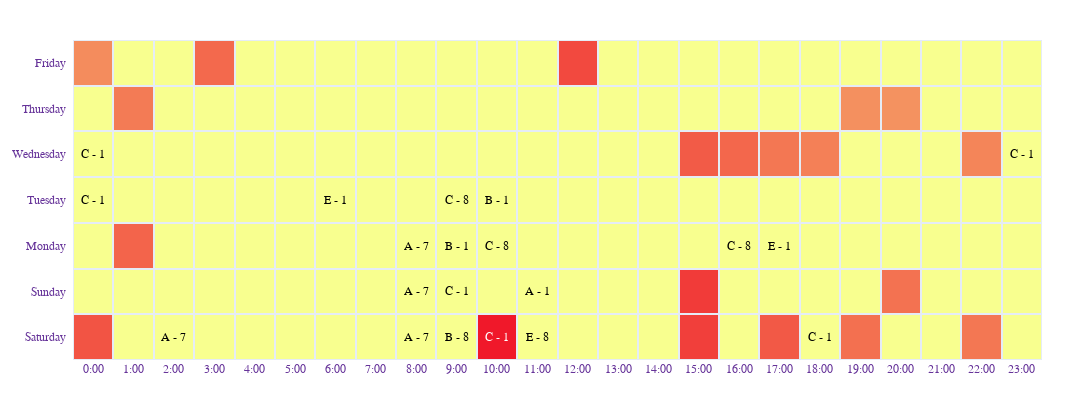

Source (notebook cell):
### Code cell
import plotly.figure_factory as ff

fig = ff.create_annotated_heatmap(data,
                                  x=list(part_one.hour.unique()),
                                  y=list(part_one.Weekday.unique()),
                                  annotation_text=text,
                                  colorscale=["rgb(248, 255, 143)","rgb(240, 24, 42)"],
                                  xgap=2,
                                  ygap=2
                                 )

fig.update_layout(autosize=False, width=1200, height=400,
                  margin=dict(l=50, r=50, t=40, b=40),
                  font=dict(
                       family="IRANSans",
                       size=12,
                       color="RebeccaPurple"
                   ))

fig.update_xaxes(showgrid=False, zeroline=False)
fig.update_yaxes(showgrid=False, zeroline=False)

fig['layout']['xaxis']['side'] = 'bottom'

fig.show()

### Figure 1 — Plotly figure (JSON) as saved in the notebook; plotly's stock layout.template omitted (floating-point values rounded to 4 significant figures; data arrays with more than 128 entries replaced by an {"elided": "..."} marker saying what was removed)
{"data": [{"colorscale": [[0, "rgb(248, 255, 143)"], [1, "rgb(240, 24, 42)"]], "reversescale": false, "showscale": false, "type": "heatmap", "x": ["0:00", "1:00", "2:00", "3:00", "4:00", "5:00", "6:00", "7:00", "8:00", "9:00", "10:00", "11:00", "12:00", "13:00", "14:00", "15:00", "16:00", "17:00", "18:00", "19:00", "20:00", "21:00", "22:00", "23:00"], "xgap": 2, "y": ["Saturday", "Sunday", "Monday", "Tuesday", "Wednesday", "Thursday", "Friday"], "ygap": 2, "z": {"elided": "7x24 int values"}}], "layout": {"annotations": [{"font": {"color": "#FFFFFF"}, "showarrow": false, "text": "", "x": "0:00", "xref": "x", "y": "Saturday", "yref": "y"}, {"font": {"color": "#000000"}, "showarrow": false, "text": "", "x": "1:00", "xref": "x", "y": "Saturday", "yref": "y"}, {"font": {"color": "#000000"}, "showarrow": false, "text": "A - 7", "x": "2:00", "xref": "x", "y": "Saturday", "yref": "y"}, {"font": {"color": "#000000"}, "showarrow": false, "text": "", "x": "3:00", "xref": "x", "y": "Saturday", "yref": "y"}, {"font": {"color": "#000000"}, "showarrow": false, "text": "", "x": "4:00", "xref": "x", "y": "Saturday", "yref": "y"}, {"font": {"color": "#000000"}, "showarrow": false, "text": "", "x": "5:00", "xref": "x", "y": "Saturday", "yref": "y"}, {"font": {"color": "#000000"}, "showarrow": false, "text": "", "x": "6:00", "xref": "x", "y": "Saturday", "yref": "y"}, {"font": {"color": "#000000"}, "showarrow": false, "text": "", "x": "7:00", "xref": "x", "y": "Saturday", "yref": "y"}, {"font": {"color": "#000000"}, "showarrow": false, "text": "A - 7", "x": "8:00", "xref": "x", "y": "Saturday", "yref": "y"}, {"font": {"color": "#000000"}, "showarrow": false, "text": "B - 8", "x": "9:00", "xref": "x", "y": "Saturday", "yref": "y"}, {"font": {"color": "#FFFFFF"}, "showarrow": false, "text": "C - 1", "x": "10:00", "xref": "x", "y": "Saturday", "yref": "y"}, {"font": {"color": "#000000"}, "showarrow": false, "text": "E - 8", "x": "11:00", "xref": "x", "y": "Saturday", "yref": "y"}, {"font": {"color": "#000000"}, "showarrow": false, "text": "", "x": "12:00", "xref": "x", "y": "Saturday", "yref": "y"}, {"font": {"color": "#000000"}, "showarrow": false, "text": "", "x": "13:00", "xref": "x", "y": "Saturday", "yref": "y"}, {"font": {"color": "#000000"}, "showarrow": false, "text": "", "x": "14:00", "xref": "x", "y": "Saturday", "yref": "y"}, {"font": {"color": "#FFFFFF"}, "showarrow": false, "text": "", "x": "15:00", "xref": "x", "y": "Saturday", "yref": "y"}, {"font": {"color": "#000000"}, "showarrow": false, "text": "", "x": "16:00", "xref": "x", "y": "Saturday", "yref": "y"}, {"font": {"color": "#FFFFFF"}, "showarrow": false, "text": "", "x": "17:00", "xref": "x", "y": "Saturday", "yref": "y"}, {"font": {"color": "#000000"}, "showarrow": false, "text": "C - 1", "x": "18:00", "xref": "x", "y": "Saturday", "yref": "y"}, {"font": {"color": "#FFFFFF"}, "showarrow": false, "text": "", "x": "19:00", "xref": "x", "y": "Saturday", "yref": "y"}, {"font": {"color": "#000000"}, "showarrow": false, "text": "", "x": "20:00", "xref": "x", "y": "Saturday", "yref": "y"}, {"font": {"color": "#000000"}, "showarrow": false, "text": "", "x": "21:00", "xref": "x", "y": "Saturday", "yref": "y"}, {"font": {"color": "#FFFFFF"}, "showarrow": false, "text": "", "x": "22:00", "xref": "x", "y": "Saturday", "yref": "y"}, {"font": {"color": "#000000"}, "showarrow": false, "text": "", "x": "23:00", "xref": "x", "y": "Saturday", "yref": "y"}, {"font": {"color": "#000000"}, "showarrow": false, "text": "", "x": "0:00", "xref": "x", "y": "Sunday", "yref": "y"}, {"font": {"color": "#000000"}, "showarrow": false, "text": "", "x": "1:00", "xref": "x", "y": "Sunday", "yref": "y"}, {"font": {"color": "#000000"}, "showarrow": false, "text": "", "x": "2:00", "xref": "x", "y": "Sunday", "yref": "y"}, {"font": {"color": "#000000"}, "showarrow": false, "text": "", "x": "3:00", "xref": "x", "y": "Sunday", "yref": "y"}, {"font": {"color": "#000000"}, "showarrow": false, "text": "", "x": "4:00", "xref": "x", "y": "Sunday", "yref": "y"}, {"font": {"color": "#000000"}, "showarrow": false, "text": "", "x": "5:00", "xref": "x", "y": "Sunday", "yref": "y"}, {"font": {"color": "#000000"}, "showarrow": false, "text": "", "x": "6:00", "xref": "x", "y": "Sunday", "yref": "y"}, {"font": {"color": "#000000"}, "showarrow": false, "text": "", "x": "7:00", "xref": "x", "y": "Sunday", "yref": "y"}, {"font": {"color": "#000000"}, "showarrow": false, "text": "A - 7", "x": "8:00", "xref": "x", "y": "Sunday", "yref": "y"}, {"font": {"color": "#000000"}, "showarrow": false, "text": "C - 1", "x": "9:00", "xref": "x", "y": "Sunday", "yref": "y"}, {"font": {"color": "#000000"}, "showarrow": false, "text": "", "x": "10:00", "xref": "x", "y": "Sunday", "yref": "y"}, {"font": {"color": "#000000"}, "showarrow": false, "text": "A - 1", "x": "11:00", "xref": "x", "y": "Sunday", "yref": "y"}, {"font": {"color": "#000000"}, "showarrow": false, "text": "", "x": "12:00", "xref": "x", "y": "Sunday", "yref": "y"}, {"font": {"color": "#000000"}, "showarrow": false, "text": "", "x": "13:00", "xref": "x", "y": "Sunday", "yref": "y"}, {"font": {"color": "#000000"}, "showarrow": false, "text": "", "x": "14:00", "xref": "x", "y": "Sunday", "yref": "y"}, {"font": {"color": "#FFFFFF"}, "showarrow": false, "text": "", "x": "15:00", "xref": "x", "y": "Sunday", "yref": "y"}, {"font": {"color": "#000000"}, "showarrow": false, "text": "", "x": "16:00", "xref": "x", "y": "Sunday", "yref": "y"}, {"font": {"color": "#000000"}, "showarrow": false, "text": "", "x": "17:00", "xref": "x", "y": "Sunday", "yref": "y"}, {"font": {"color": "#000000"}, "showarrow": false, "text": "", "x": "18:00", "xref": "x", "y": "Sunday", "yref": "y"}, {"font": {"color": "#000000"}, "showarrow": false, "text": "", "x": "19:00", "xref": "x", "y": "Sunday", "yref": "y"}, {"font": {"color": "#FFFFFF"}, "showarrow": false, "text": "", "x": "20:00", "xref": "x", "y": "Sunday", "yref": "y"}, {"font": {"color": "#000000"}, "showarrow": false, "text": "", "x": "21:00", "xref": "x", "y": "Sunday", "yref": "y"}, {"font": {"color": "#000000"}, "showarrow": false, "text": "", "x": "22:00", "xref": "x", "y": "Sunday", "yref": "y"}, {"font": {"color": "#000000"}, "showarrow": false, "text": "", "x": "23:00", "xref": "x", "y": "Sunday", "yref": "y"}, {"font": {"color": "#000000"}, "showarrow": false, "text": "", "x": "0:00", "xref": "x", "y": "Monday", "yref": "y"}, {"font": {"color": "#FFFFFF"}, "showarrow": false, "text": "", "x": "1:00", "xref": "x", "y": "Monday", "yref": "y"}, {"font": {"color": "#000000"}, "showarrow": false, "text": "", "x": "2:00", "xref": "x", "y": "Monday", "yref": "y"}, {"font": {"color": "#000000"}, "showarrow": false, "text": "", "x": "3:00", "xref": "x", "y": "Monday", "yref": "y"}, {"font": {"color": "#000000"}, "showarrow": false, "text": "", "x": "4:00", "xref": "x", "y": "Monday", "yref": "y"}, {"font": {"color": "#000000"}, "showarrow": false, "text": "", "x": "5:00", "xref": "x", "y": "Monday", "yref": "y"}, {"font": {"color": "#000000"}, "showarrow": false, "text": "", "x": "6:00", "xref": "x", "y": "Monday", "yref": "y"}, {"font": {"color": "#000000"}, "showarrow": false, "text": "", "x": "7:00", "xref": "x", "y": "Monday", "yref": "y"}, {"font": {"color": "#000000"}, "showarrow": false, "text": "A - 7", "x": "8:00", "xref": "x", "y": "Monday", "yref": "y"}, {"font": {"color": "#000000"}, "showarrow": false, "text": "B - 1", "x": "9:00", "xref": "x", "y": "Monday", "yref": "y"}, {"font": {"color": "#000000"}, "showarrow": false, "text": "C - 8", "x": "10:00", "xref": "x", "y": "Monday", "yref": "y"}, {"font": {"color": "#000000"}, "showarrow": false, "text": "", "x": "11:00", "xref": "x", "y": "Monday", "yref": "y"}, {"font": {"color": "#000000"}, "showarrow": false, "text": "", "x": "12:00", "xref": "x", "y": "Monday", "yref": "y"}, {"font": {"color": "#000000"}, "showarrow": false, "text": "", "x": "13:00", "xref": "x", "y": "Monday", "yref": "y"}, {"font": {"color": "#000000"}, "showarrow": false, "text": "", "x": "14:00", "xref": "x", "y": "Monday", "yref": "y"}, {"font": {"color": "#000000"}, "showarrow": false, "text": "", "x": "15:00", "xref": "x", "y": "Monday", "yref": "y"}, {"font": {"color": "#000000"}, "showarrow": false, "text": "C - 8", "x": "16:00", "xref": "x", "y": "Monday", "yref": "y"}, {"font": {"color": "#000000"}, "showarrow": false, "text": "E - 1", "x": "17:00", "xref": "x", "y": "Monday", "yref": "y"}, {"font": {"color": "#000000"}, "showarrow": false, "text": "", "x": "18:00", "xref": "x", "y": "Monday", "yref": "y"}, {"font": {"color": "#000000"}, "showarrow": false, "text": "", "x": "19:00", "xref": "x", "y": "Monday", "yref": "y"}, {"font": {"color": "#000000"}, "showarrow": false, "text": "", "x": "20:00", "xref": "x", "y": "Monday", "yref": "y"}, {"font": {"color": "#000000"}, "showarrow": false, "text": "", "x": "21:00", "xref": "x", "y": "Monday", "yref": "y"}, {"font": {"color": "#000000"}, "showarrow": false, "text": "", "x": "22:00", "xref": "x", "y": "Monday", "yref": "y"}, {"font": {"color": "#000000"}, "showarrow": false, "text": "", "x": "23:00", "xref": "x", "y": "Monday", "yref": "y"}, {"font": {"color": "#000000"}, "showarrow": false, "text": "C - 1", "x": "0:00", "xref": "x", "y": "Tuesday", "yref": "y"}, {"font": {"color": "#000000"}, "showarrow": false, "text": "", "x": "1:00", "xref": "x", "y": "Tuesday", "yref": "y"}, {"font": {"color": "#000000"}, "showarrow": false, "text": "", "x": "2:00", "xref": "x", "y": "Tuesday", "yref": "y"}, {"font": {"color": "#000000"}, "showarrow": false, "text": "", "x": "3:00", "xref": "x", "y": "Tuesday", "yref": "y"}, {"font": {"color": "#000000"}, "showarrow": false, "text": "", "x": "4:00", "xref": "x", "y": "Tuesday", "yref": "y"}, {"font": {"color": "#000000"}, "showarrow": false, "text": "", "x": "5:00", "xref": "x", "y": "Tuesday", "yref": "y"}, {"font": {"color": "#000000"}, "showarrow": false, "text": "E - 1", "x": "6:00", "xref": "x", "y": "Tuesday", "yref": "y"}, {"font": {"color": "#000000"}, "showarrow": false, "text": "", "x": "7:00", "xref": "x", "y": "Tuesday", "yref": "y"}, {"font": {"color": "#000000"}, "showarrow": false, "text": "", "x": "8:00", "xref": "x", "y": "Tuesday", "yref": "y"}, {"font": {"color": "#000000"}, "showarrow": false, "text": "C - 8", "x": "9:00", "xref": "x", "y": "Tuesday", "yref": "y"}, {"font": {"color": "#000000"}, "showarrow": false, "text": "B - 1", "x": "10:00", "xref": "x", "y": "Tuesday", "yref": "y"}, {"font": {"color": "#000000"}, "showarrow": false, "text": "", "x": "11:00", "xref": "x", "y": "Tuesday", "yref": "y"}, {"font": {"color": "#000000"}, "showarrow": false, "text": "", "x": "12:00", "xref": "x", "y": "Tuesday", "yref": "y"}, {"font": {"color": "#000000"}, "showarrow": false, "text": "", "x": "13:00", "xref": "x", "y": "Tuesday", "yref": "y"}, {"font": {"color": "#000000"}, "showarrow": false, "text": "", "x": "14:00", "xref": "x", "y": "Tuesday", "yref": "y"}, {"font": {"color": "#000000"}, "showarrow": false, "text": "", "x": "15:00", "xref": "x", "y": "Tuesday", "yref": "y"}, {"font": {"color": "#000000"}, "showarrow": false, "text": "", "x": "16:00", "xref": "x", "y": "Tuesday", "yref": "y"}, {"font": {"color": "#000000"}, "showarrow": false, "text": "", "x": "17:00", "xref": "x", "y": "Tuesday", "yref": "y"}, {"font": {"color": "#000000"}, "showarrow": false, "text": "", "x": "18:00", "xref": "x", "y": "Tuesday", "yref": "y"}, {"font": {"color": "#000000"}, "showarrow": false, "text": "", "x": "19:00", "xref": "x", "y": "Tuesday", "yref": "y"}, {"font": {"color": "#000000"}, "showarrow": false, "text": "", "x": "20:00", "xref": "x", "y": "Tuesday", "yref": "y"}, {"font": {"color": "#000000"}, "showarrow": false, "text": "", "x": "21:00", "xref": "x", "y": "Tuesday", "yref": "y"}, {"font": {"color": "#000000"}, "showarrow": false, "text": "", "x": "22:00", "xref": "x", "y": "Tuesday", "yref": "y"}, {"font": {"color": "#000000"}, "showarrow": false, "text": "", "x": "23:00", "xref": "x", "y": "Tuesday", "yref": "y"}, {"font": {"color": "#000000"}, "showarrow": false, "text": "C - 1", "x": "0:00", "xref": "x", "y": "Wednesday", "yref": "y"}, {"font": {"color": "#000000"}, "showarrow": false, "text": "", "x": "1:00", "xref": "x", "y": "Wednesday", "yref": "y"}, {"font": {"color": "#000000"}, "showarrow": false, "text": "", "x": "2:00", "xref": "x", "y": "Wednesday", "yref": "y"}, {"font": {"color": "#000000"}, "showarrow": false, "text": "", "x": "3:00", "xref": "x", "y": "Wednesday", "yref": "y"}, {"font": {"color": "#000000"}, "showarrow": false, "text": "", "x": "4:00", "xref": "x", "y": "Wednesday", "yref": "y"}, {"font": {"color": "#000000"}, "showarrow": false, "text": "", "x": "5:00", "xref": "x", "y": "Wednesday", "yref": "y"}, {"font": {"color": "#000000"}, "showarrow": false, "text": "", "x": "6:00", "xref": "x", "y": "Wednesday", "yref": "y"}, {"font": {"color": "#000000"}, "showarrow": false, "text": "", "x": "7:00", "xref": "x", "y": "Wednesday", "yref": "y"}, {"font": {"color": "#000000"}, "showarrow": false, "text": "", "x": "8:00", "xref": "x", "y": "Wednesday", "yref": "y"}, {"font": {"color": "#000000"}, "showarrow": false, "text": "", "x": "9:00", "xref": "x", "y": "Wednesday", "yref": "y"}, {"font": {"color": "#000000"}, "showarrow": false, "text": "", "x": "10:00", "xref": "x", "y": "Wednesday", "yref": "y"}, {"font": {"color": "#000000"}, "showarrow": false, "text": "", "x": "11:00", "xref": "x", "y": "Wednesday", "yref": "y"}, {"font": {"color": "#000000"}, "showarrow": false, "text": "", "x": "12:00", "xref": "x", "y": "Wednesday", "yref": "y"}, {"font": {"color": "#000000"}, "showarrow": false, "text": "", "x": "13:00", "xref": "x", "y": "Wednesday", "yref": "y"}, {"font": {"color": "#000000"}, "showarrow": false, "text": "", "x": "14:00", "xref": "x", "y": "Wednesday", "yref": "y"}, {"font": {"color": "#FFFFFF"}, "showarrow": false, "text": "", "x": "15:00", "xref": "x", "y": "Wednesday", "yref": "y"}, {"font": {"color": "#FFFFFF"}, "showarrow": false, "text": "", "x": "16:00", "xref": "x", "y": "Wednesday", "yref": "y"}, {"font": {"color": "#FFFFFF"}, "showarrow": false, "text": "", "x": "17:00", "xref": "x", "y": "Wednesday", "yref": "y"}, {"font": {"color": "#FFFFFF"}, "showarrow": false, "text": "", "x": "18:00", "xref": "x", "y": "Wednesday", "yref": "y"}, {"font": {"color": "#000000"}, "showarrow": false, "text": "", "x": "19:00", "xref": "x", "y": "Wednesday", "yref": "y"}, {"font": {"color": "#000000"}, "showarrow": false, "text": "", "x": "20:00", "xref": "x", "y": "Wednesday", "yref": "y"}, {"font": {"color": "#000000"}, "showarrow": false, "text": "", "x": "21:00", "xref": "x", "y": "Wednesday", "yref": "y"}, {"font": {"color": "#FFFFFF"}, "showarrow": false, "text": "", "x": "22:00", "xref": "x", "y": "Wednesday", "yref": "y"}, {"font": {"color": "#000000"}, "showarrow": false, "text": "C - 1", "x": "23:00", "xref": "x", "y": "Wednesday", "yref": "y"}, {"font": {"color": "#000000"}, "showarrow": false, "text": "", "x": "0:00", "xref": "x", "y": "Thursday", "yref": "y"}, {"font": {"color": "#FFFFFF"}, "showarrow": false, "text": "", "x": "1:00", "xref": "x", "y": "Thursday", "yref": "y"}, {"font": {"color": "#000000"}, "showarrow": false, "text": "", "x": "2:00", "xref": "x", "y": "Thursday", "yref": "y"}, {"font": {"color": "#000000"}, "showarrow": false, "text": "", "x": "3:00", "xref": "x", "y": "Thursday", "yref": "y"}, {"font": {"color": "#000000"}, "showarrow": false, "text": "", "x": "4:00", "xref": "x", "y": "Thursday", "yref": "y"}, {"font": {"color": "#000000"}, "showarrow": false, "text": "", "x": "5:00", "xref": "x", "y": "Thursday", "yref": "y"}, {"font": {"color": "#000000"}, "showarrow": false, "text": "", "x": "6:00", "xref": "x", "y": "Thursday", "yref": "y"}, {"font": {"color": "#000000"}, "showarrow": false, "text": "", "x": "7:00", "xref": "x", "y": "Thursday", "yref": "y"}, {"font": {"color": "#000000"}, "showarrow": false, "text": "", "x": "8:00", "xref": "x", "y": "Thursday", "yref": "y"}, {"font": {"color": "#000000"}, "showarrow": false, "text": "", "x": "9:00", "xref": "x", "y": "Thursday", "yref": "y"}, {"font": {"color": "#000000"}, "showarrow": false, "text": "", "x": "10:00", "xref": "x", "y": "Thursday", "yref": "y"}, {"font": {"color": "#000000"}, "showarrow": false, "text": "", "x": "11:00", "xref": "x", "y": "Thursday", "yref": "y"}, {"font": {"color": "#000000"}, "showarrow": false, "text": "", "x": "12:00", "xref": "x", "y": "Thursday", "yref": "y"}, {"font": {"color": "#000000"}, "showarrow": false, "text": "", "x": "13:00", "xref": "x", "y": "Thursday", "yref": "y"}, {"font": {"color": "#000000"}, "showarrow": false, "text": "", "x": "14:00", "xref": "x", "y": "Thursday", "yref": "y"}, {"font": {"color": "#000000"}, "showarrow": false, "text": "", "x": "15:00", "xref": "x", "y": "Thursday", "yref": "y"}, {"font": {"color": "#000000"}, "showarrow": false, "text": "", "x": "16:00", "xref": "x", "y": "Thursday", "yref": "y"}, {"font": {"color": "#000000"}, "showarrow": false, "text": "", "x": "17:00", "xref": "x", "y": "Thursday", "yref": "y"}, {"font": {"color": "#000000"}, "showarrow": false, "text": "", "x": "18:00", "xref": "x", "y": "Thursday", "yref": "y"}, {"font": {"color": "#000000"}, "showarrow": false, "text": "", "x": "19:00", "xref": "x", "y": "Thursday", "yref": "y"}, {"font": {"color": "#000000"}, "showarrow": false, "text": "", "x": "20:00", "xref": "x", "y": "Thursday", "yref": "y"}, {"font": {"color": "#000000"}, "showarrow": false, "text": "", "x": "21:00", "xref": "x", "y": "Thursday", "yref": "y"}, {"font": {"color": "#000000"}, "showarrow": false, "text": "", "x": "22:00", "xref": "x", "y": "Thursday", "yref": "y"}, {"font": {"color": "#000000"}, "showarrow": false, "text": "", "x": "23:00", "xref": "x", "y": "Thursday", "yref": "y"}, {"font": {"color": "#FFFFFF"}, "showarrow": false, "text": "", "x": "0:00", "xref": "x", "y": "Friday", "yref": "y"}, {"font": {"color": "#000000"}, "showarrow": false, "text": "", "x": "1:00", "xref": "x", "y": "Friday", "yref": "y"}, {"font": {"color": "#000000"}, "showarrow": false, "text": "", "x": "2:00", "xref": "x", "y": "Friday", "yref": "y"}, {"font": {"color": "#FFFFFF"}, "showarrow": false, "text": "", "x": "3:00", "xref": "x", "y": "Friday", "yref": "y"}, {"font": {"color": "#000000"}, "showarrow": false, "text": "", "x": "4:00", "xref": "x", "y": "Friday", "yref": "y"}, {"font": {"color": "#000000"}, "showarrow": false, "text": "", "x": "5:00", "xref": "x", "y": "Friday", "yref": "y"}, {"font": {"color": "#000000"}, "showarrow": false, "text": "", "x": "6:00", "xref": "x", "y": "Friday", "yref": "y"}, {"font": {"color": "#000000"}, "showarrow": false, "text": "", "x": "7:00", "xref": "x", "y": "Friday", "yref": "y"}, {"font": {"color": "#000000"}, "showarrow": false, "text": "", "x": "8:00", "xref": "x", "y": "Friday", "yref": "y"}, {"font": {"color": "#000000"}, "showarrow": false, "text": "", "x": "9:00", "xref": "x", "y": "Friday", "yref": "y"}, {"font": {"color": "#000000"}, "showarrow": false, "text": "", "x": "10:00", "xref": "x", "y": "Friday", "yref": "y"}, {"font": {"color": "#000000"}, "showarrow": false, "text": "", "x": "11:00", "xref": "x", "y": "Friday", "yref": "y"}, {"font": {"color": "#FFFFFF"}, "showarrow": false, "text": "", "x": "12:00", "xref": "x", "y": "Friday", "yref": "y"}, {"font": {"color": "#000000"}, "showarrow": false, "text": "", "x": "13:00", "xref": "x", "y": "Friday", "yref": "y"}, {"font": {"color": "#000000"}, "showarrow": false, "text": "", "x": "14:00", "xref": "x", "y": "Friday", "yref": "y"}, {"font": {"color": "#000000"}, "showarrow": false, "text": "", "x": "15:00", "xref": "x", "y": "Friday", "yref": "y"}, {"font": {"color": "#000000"}, "showarrow": false, "text": "", "x": "16:00", "xref": "x", "y": "Friday", "yref": "y"}, {"font": {"color": "#000000"}, "showarrow": false, "text": "", "x": "17:00", "xref": "x", "y": "Friday", "yref": "y"}, {"font": {"color": "#000000"}, "showarrow": false, "text": "", "x": "18:00", "xref": "x", "y": "Friday", "yref": "y"}, {"font": {"color": "#000000"}, "showarrow": false, "text": "", "x": "19:00", "xref": "x", "y": "Friday", "yref": "y"}, {"font": {"color": "#000000"}, "showarrow": false, "text": "", "x": "20:00", "xref": "x", "y": "Friday", "yref": "y"}, {"font": {"color": "#000000"}, "showarrow": false, "text": "", "x": "21:00", "xref": "x", "y": "Friday", "yref": "y"}, {"font": {"color": "#000000"}, "showarrow": false, "text": "", "x": "22:00", "xref": "x", "y": "Friday", "yref": "y"}, {"font": {"color": "#000000"}, "showarrow": false, "text": "", "x": "23:00", "xref": "x", "y": "Friday", "yref": "y"}], "autosize": false, "font": {"color": "RebeccaPurple", "family": "IRANSans", "size": 12}, "height": 400, "margin": {"b": 40, "l": 50, "r": 50, "t": 40}, "width": 1200, "xaxis": {"autorange": true, "dtick": 1, "gridcolor": "rgb(0, 0, 0)", "range": [-0.5, 23.5], "showgrid": false, "side": "bottom", "ticks": "", "type": "category", "zeroline": false}, "yaxis": {"autorange": true, "dtick": 1, "range": [-0.5, 6.5], "showgrid": false, "ticks": "", "ticksuffix": "  ", "type": "category", "zeroline": false}}}
